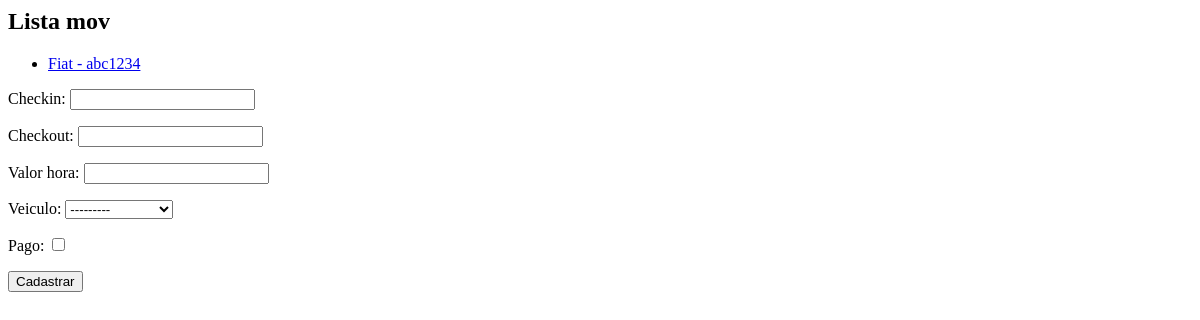
The app's page /core/movrot, older data.
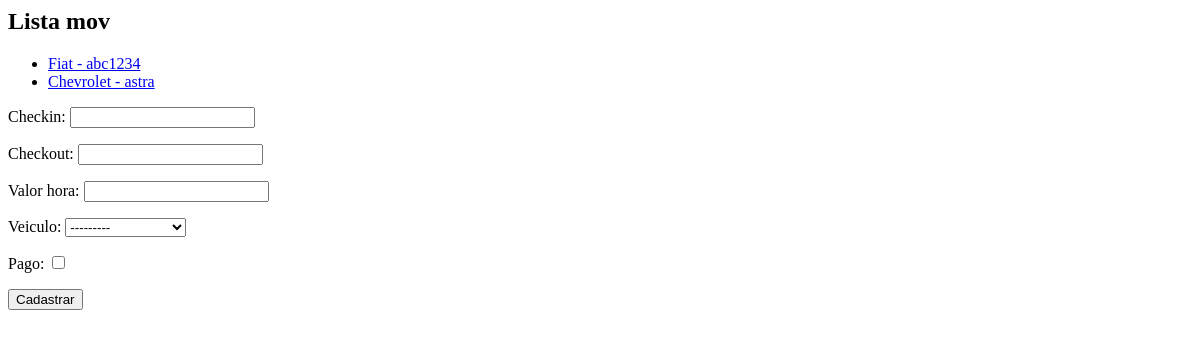
The same page, newer data.
### core/models.py (models this page shows, shortened)
class MovRotativo(models.Model):
    checkin = models.DateTimeField(auto_now=False)
    checkout = models.DateTimeField(auto_now=False, null=True, blank=True)
    valor_hora = models.DecimalField(max_digits=5, decimal_places=2)
    veiculo = models.ForeignKey(Veiculo,on_delete=models.CASCADE)
    pago = models.BooleanField(default=False)

class Veiculo(models.Model):
    marca = models.ForeignKey(Marca, on_delete=models.CASCADE)
    placa = models.CharField(max_length=7)
    proprietario = models.ForeignKey(Pessoa, on_delete=models.CASCADE)
    cor = models.CharField(max_length=15)
    observacoes = models.TextField()
    def __str__(self):
        return self.marca.nome + ' - '+ self.placa

class Marca(models.Model):
    nome = models.CharField(max_length=50)

### core/views.py (the view)
# urls.py: path('movrot', lista_movrotativo, name = 'lista_movrot'),
def lista_movrotativo(request):
    movrot = MovRotativo.objects.all()
    form = MovRotativoForm()
    data = {
        'movrot': movrot,
        'form': form
    }
    return render(request,'core/lista_movrot.html',data)

### core/forms.py
class MovRotativoForm(ModelForm):
    class Meta:
        model = MovRotativo
        fields = '__all__'

### core/templates/core/lista_movrot.html (shortened to what this page needs)
<h2> Lista mov</h2>
<ul>
{% for movrot in movrot %}
    <li>
        <a href="{% url 'movrot_update' movrot.id %}">{{ movrot.veiculo }}</a>
    </li>
    {% endfor %}
</ul>
<form action="{% url 'movrot_create' %}" method="POST">
    {{ form.as_p }}
    <button type="submit">Cadastrar</button>
</form>

Row changes from the older to the newer data that the page shows:
added MovRotativo: veiculo "Chevrolet - astra"
